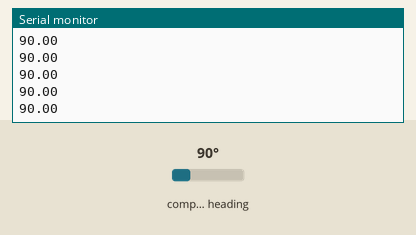
A sketch run on a simulated Arduino Uno, built with avr-gcc and run on an emulated ATmega328P. Parts: the last lines printed to the serial monitor. Wiring (inferred from the names in the program): QMC5883L compass at I2C address 0x0D. The test bench sets the inputs (shaded band); at power-on: compass heading 90°.

Above: at 1.2 s.
1.3 s: compass heading set to 7°
At 2.4 s:
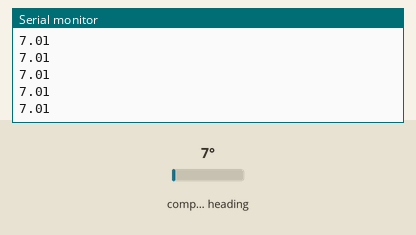
2.8 s: compass heading set to 90°
At 3.5 s:
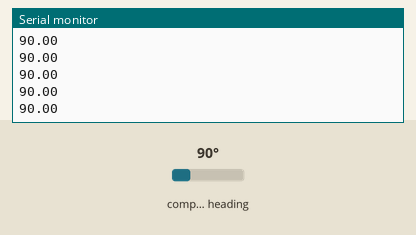

Measured:
- after the input at 1.3 s, the serial monitor: prints a new line after 0.07 s (image 1)

The sketch:

HMC5883L_working.ino
```cpp
#include <Wire.h> //I2C Arduino Library

#define address 0x0D //0011110b, I2C 7bit address

// Magnetometer variables
int xRaw, yRaw, zRaw;

// Calculated maximum value for each variable
int xMax = -32765;
int xMin = 32765;
int yMax = -32765;
int yMin = 32765;

// Printing variables
bool printStartingInstructions = true;
unsigned long lastTimeUpdatePrint = 0;
unsigned long timeUpdateInterval = 5000; // interval to print time update

// Calibration time in milliseconds
unsigned long calibrationTime = 30000;

unsigned long timeNow;

struct MagnetometerSample{
  int X;
  int Y;
  int Z;
};
uint16_t  mode;
MagnetometerSample sample;

#define COMPASS_CONTINUOUS 0x00
#define COMPASS_SINGLE     0x01
#define COMPASS_IDLE       0x02

//  xxxxxxxxxxxSSSxx
//  SCALE:
//   A lower value indicates a higher precision
//   but "noisier", magentic noise may necessitate
//   you to choose a higher scale.

#define COMPASS_SCALE_088  0x00 << 2
#define COMPASS_SCALE_130  0x01 << 2
#define COMPASS_SCALE_190  0x02 << 2
#define COMPASS_SCALE_250  0x03 << 2
#define COMPASS_SCALE_400  0x04 << 2
#define COMPASS_SCALE_470  0x05 << 2
#define COMPASS_SCALE_560  0x06 << 2
#define COMPASS_SCALE_810  0x07 << 2

//  xxXXXYYYZZZxxxxx
//  ORIENTATION:
#define COMPASS_NORTH 0x00
#define COMPASS_SOUTH 0x01
#define COMPASS_WEST  0x02
#define COMPASS_EAST  0x03
#define COMPASS_UP    0x04
#define COMPASS_DOWN  0x05

// When "pointing" north, define the direction of each of the silkscreen'd arrows
// (imagine the Z arrow points out of the top of the device) only N/S/E/W are allowed
#define COMPASS_HORIZONTAL_X_NORTH  ( (COMPASS_NORTH << 6)  | (COMPASS_WEST  << 3)  | COMPASS_UP    ) << 5
#define COMPASS_HORIZONTAL_Y_NORTH  ( (COMPASS_EAST  << 6)  | (COMPASS_NORTH << 3)  | COMPASS_UP    ) << 5
#define COMPASS_VERTICAL_X_EAST     ( (COMPASS_EAST  << 6)  | (COMPASS_UP    << 3)  | COMPASS_SOUTH ) << 5
#define COMPASS_VERTICAL_Y_WEST     ( (COMPASS_UP    << 6)  | (COMPASS_WEST  << 3)  | COMPASS_SOUTH ) << 5


float    declination_offset_radians=0;
void setup(){
  //Initialize Serial and I2C communications
  Serial.begin(9600);
  Wire.begin();

  Wire.beginTransmission(address); //open communication with HMC5883
  Wire.write(0x09); //select mode register
  Wire.write(0x0D); //continuous measurement mode
  Wire.endTransmission();

  Wire.beginTransmission(address); //open communication with HMC5883
  Wire.write(0x0B); //select Set/Reset period register
  Wire.write(0x01); //Define Set/Reset period
  Wire.endTransmission();
}

void loop(){
  timeNow = millis();
  // If it is the first iteration, print the intructions to use this calibration program
  if(printStartingInstructions)
  {
    printInstructions();
    printStartingInstructions = false;
  }
  updateMagnetometerData();
  sample.X = xRaw;
  sample.Y = yRaw;
  sample.Z = zRaw;

//  Serial.print("X : ");
//  Serial.print(sample.X);
//  Serial.print(" Y : ");
//  Serial.print(sample.Y);
//  Serial.print(" Z : ");
//  Serial.println(sample.Z);
  Serial.println(GetHeadingDegrees(sample));
}

void updateMagnetometerData()
{
  //Tell the magnetometer where to begin reading data
  Wire.beginTransmission(address);
  Wire.write(0x00); //select register 0, X MSB register
  Wire.endTransmission();

  //Read data from each axis, 2 registers per axis
  Wire.requestFrom(address, 6);
  if(Wire.available()>=6){
    xRaw = Wire.read(); //x lsb
    xRaw |= Wire.read()<<8; //x msb
    yRaw = Wire.read(); //y lsb
    yRaw |= Wire.read()<<8;; //y msb
    zRaw = Wire.read(); //z lsb
    zRaw |= Wire.read()<<8; //z msb
  }
}

void printInstructions()
{
  // Print the instructions to use the calibration
  Serial.println("Rotate your robot in a slow rate to one direction until it has been rotate 360 degrees.");
  Serial.println("Rotate it to the other direction for another 360 degrees.");
  Serial.println("Keep rotating it until calibration time is up.");
  Serial.println("Make sure you keep the robot leveled during the calibration!");
}

void printTimeUpdate()
{
  // Print elapsed time in the claibration process
  Serial.println();
  Serial.print("Elapsed time: ");
  Serial.print(timeNow/1000);
  Serial.print("s of ");
  Serial.print(calibrationTime/1000);
  Serial.println("s");
}

void printResults()
{
  // Print the results of the calibration
  Serial.println();
  Serial.println();
  Serial.println("Finished calibration!");
  Serial.println("Copy the following numbers to your main magnetometer code:");
  Serial.print("xMin: ");
  Serial.print(xMin);
  Serial.print("\txMax: ");
  Serial.print(xMax);
  Serial.print("\tyMin: ");
  Serial.print(yMin);
  Serial.print("\tyMax: ");
  Serial.println(yMax);
}

float GetHeadingDegrees(MagnetometerSample sample)
{

  mode = COMPASS_SINGLE | COMPASS_SCALE_130 | COMPASS_HORIZONTAL_X_NORTH;

  // Obtain a sample of the magnetic axes
  float heading;

  // Determine which of the Axes to use for North and West (when compass is "pointing" north)
  float mag_north, mag_west;

  // Z = bits 0-2
  switch((mode >> 5) & 0x07 )
  {
    case COMPASS_NORTH: mag_north = sample.Z; break;
    case COMPASS_SOUTH: mag_north = 0-sample.Z; break;
    case COMPASS_WEST:  mag_west  = sample.Z; break;
    case COMPASS_EAST:  mag_west  = 0-sample.Z; break;

    // Don't care
    case COMPASS_UP:
    case COMPASS_DOWN:
     break;
  }

  // Y = bits 3 - 5
  switch(((mode >> 5) >> 3) & 0x07 )
  {
    case COMPASS_NORTH: mag_north = sample.Y;  break;
    case COMPASS_SOUTH: mag_north = 0-sample.Y; ;  break;
    case COMPASS_WEST:  mag_west  = sample.Y;  break;
    case COMPASS_EAST:  mag_west  = 0-sample.Y;  break;

    // Don't care
    case COMPASS_UP:
    case COMPASS_DOWN:
     break;
  }

  // X = bits 6 - 8
  switch(((mode >> 5) >> 6) & 0x07 )
  {
    case COMPASS_NORTH: mag_north = sample.X; break;
    case COMPASS_SOUTH: mag_north = 0-sample.X; break;
    case COMPASS_WEST:  mag_west  = sample.X; break;
    case COMPASS_EAST:  mag_west  = 0-sample.X; break;

    // Don't care
    case COMPASS_UP:
    case COMPASS_DOWN:
     break;
  }

  // calculate heading from the north and west magnetic axes
  heading = atan2(mag_west, mag_north);

  // Adjust the heading by the declination
  heading += declination_offset_radians;

  // Correct for when signs are reversed.
  if(heading < 0)
    heading += 2*M_PI;

  // Check for wrap due to addition of declination.
  if(heading > 2*M_PI)
    heading -= 2*M_PI;

  // Convert radians to degrees for readability.
  return heading * 180/M_PI;
}
```
